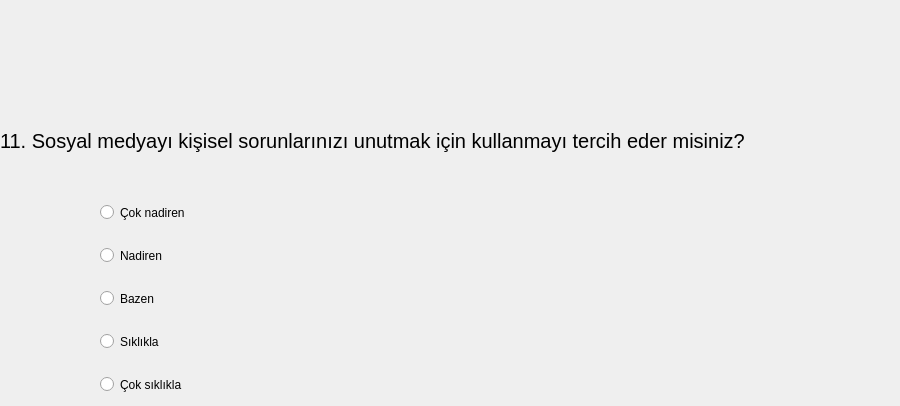
   <widget class="QWidget" name="tab_11">
    <attribute name="title">
     <string>Page</string>
    </attribute>
    <widget class="QLabel" name="label_7">
     <property name="geometry">
      <rect>
       <x>0</x>
       <y>100</y>
       <width>891</width>
       <height>81</height>
      </rect>
     </property>
     <property name="font">
      <font>
       <pointsize>15</pointsize>
      </font>
     </property>
     <property name="text">
      <string>11. Sosyal medyayı kişisel sorunlarınızı unutmak için kullanmayı tercih eder misiniz?</string>
     </property>
    </widget>
    <widget class="QRadioButton" name="A1_radioButton_Q7">
     <property name="geometry">
      <rect>
       <x>100</x>
       <y>200</y>
       <width>115</width>
       <height>25</height>
      </rect>
     </property>
     <property name="text">
      <string>Çok nadiren </string>
     </property>
    </widget>
    <widget class="QRadioButton" name="A2_radioButton_Q7">
     <property name="geometry">
      <rect>
       <x>100</x>
       <y>243</y>
       <width>80</width>
       <height>25</height>
      </rect>
     </property>
     <property name="text">
      <string>Nadiren</string>
     </property>
    </widget>
    <widget class="QRadioButton" name="A3_radioButton_Q7">
     <property name="geometry">
      <rect>
       <x>100</x>
       <y>286</y>
       <width>68</width>
       <height>25</height>
      </rect>
     </property>
     <property name="text">
      <string>Bazen</string>
     </property>
    </widget>
    <widget class="QRadioButton" name="A4_radioButton_Q7">
     <property name="geometry">
      <rect>
       <x>100</x>
       <y>329</y>
       <width>73</width>
       <height>25</height>
      </rect>
     </property>
     <property name="text">
      <string>Sıklıkla</string>
     </property>
    </widget>
    <widget class="QRadioButton" name="A5_radioButton_Q7">
     <property name="geometry">
      <rect>
       <x>100</x>
       <y>372</y>
       <width>104</width>
       <height>25</height>
      </rect>
     </property>
     <property name="text">
      <string>Çok sıklıkla</string>
     </property>
    </widget>
   </widget>
